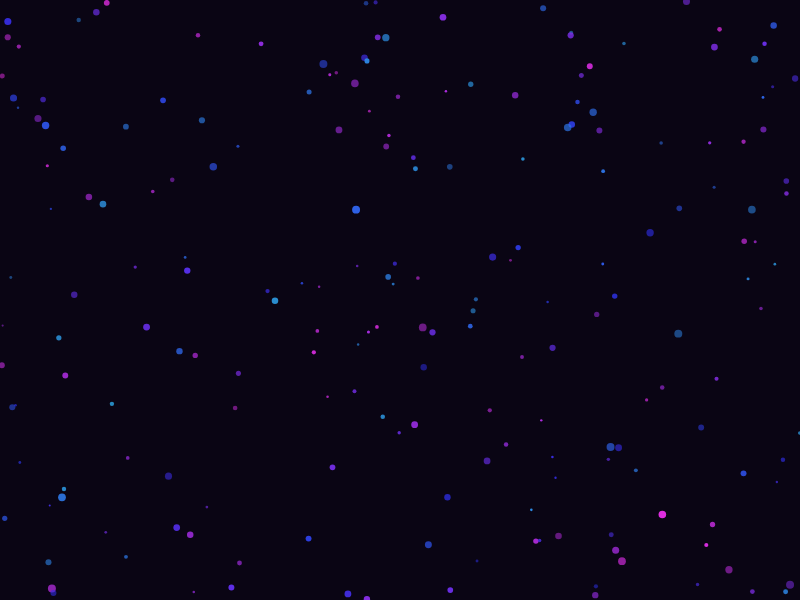
Frame 1 (no input)
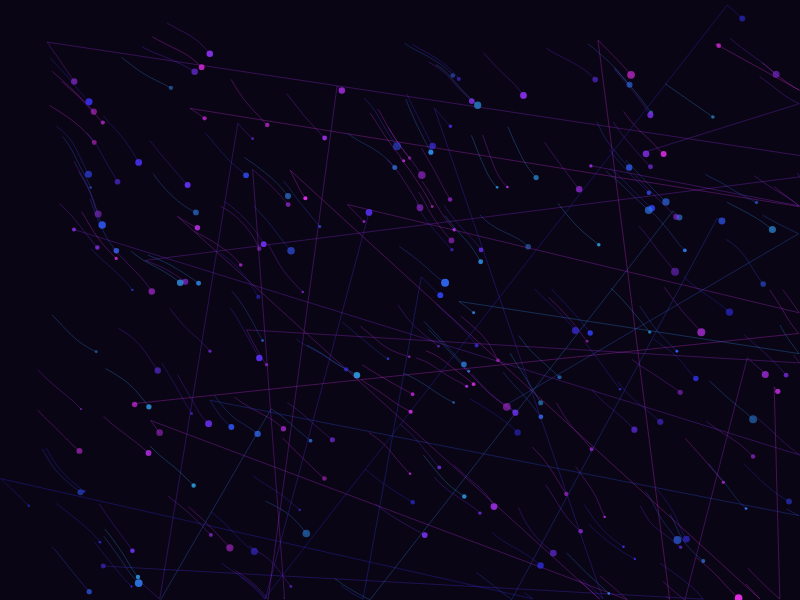
Frame 60 (no input)
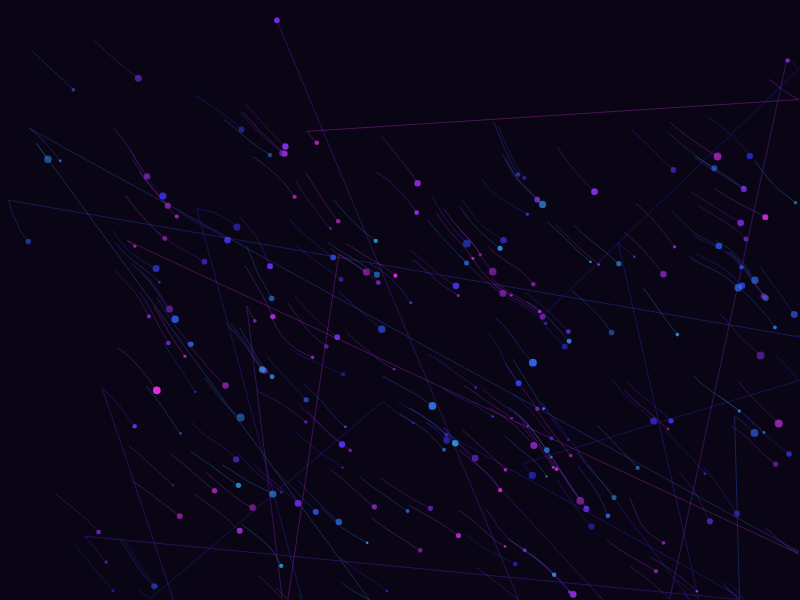
Frame 120 (the mouse pressed at the canvas centre since frame 60)

The p5.js sketch that drew these frames (run headless with seeded random() and noise() and a simulated clock; from frame 60 on, the mouse is pressed at the canvas centre):

// p5.js sketch
// ── sketch.js
let particles = [];
let trails = [];
let flowField;
let noiseScale = 0.02;
let noiseStrength = 0.5;
let backgroundColor;

function setup() {
  createCanvas(800, 600);
  backgroundColor = color(10, 5, 20);
  colorMode(HSB, 360, 100, 100, 1);
  
  // Initialize particles
  for (let i = 0; i < 200; i++) {
    particles.push({
      pos: createVector(random(width), random(height)),
      vel: createVector(0, 0),
      size: random(2, 8),
      hue: random(200, 300),
      alpha: random(0.5, 1),
      trail: []
    });
  }
  
  // Initialize flow field
  flowField = new Array(width * height).fill(0);
}

function draw() {
  background(backgroundColor);
  
  // Update and display particles
  for (let i = 0; i < particles.length; i++) {
    let p = particles[i];
    
    // Noise-based movement
    let nx = noise(p.pos.x * noiseScale, p.pos.y * noiseScale) * noiseStrength;
    let ny = noise(p.pos.x * noiseScale + 1000, p.pos.y * noiseScale + 1000) * noiseStrength;
    
    p.vel.x += nx;
    p.vel.y += ny;
    
    // Limit velocity
    p.vel.limit(2);
    
    // Update position
    p.pos.add(p.vel);
    
    // Boundary check
    if (p.pos.x < 0 || p.pos.x > width || p.pos.y < 0 || p.pos.y > height) {
      p.pos = createVector(random(width), random(height));
      p.vel.mult(0);
    }
    
    // Add to trail
    p.trail.push(createVector(p.pos.x, p.pos.y));
    if (p.trail.length > 30) {
      p.trail.shift();
    }
    
    // Draw trail
    noFill();
    stroke(p.hue, 80, 90, 0.3);
    strokeWeight(1);
    beginShape();
    for (let v of p.trail) {
      vertex(v.x, v.y);
    }
    endShape();
    
    // Draw particle
    fill(p.hue, 80, 90, p.alpha);
    noStroke();
    ellipse(p.pos.x, p.pos.y, p.size, p.size);
  }
  
  // Occasionally create a flare
  if (frameCount % 100 === 0) {
    let x = random(width);
    let y = random(height);
    let size = random(20, 50);
    let hue = random(200, 300);
    
    fill(hue, 80, 90, 0.7);
    noStroke();
    ellipse(x, y, size, size);
    
    // Add glow effect
    drawingContext.shadowBlur = 20;
    drawingContext.shadowColor = color(hue, 80, 90);
    ellipse(x, y, size, size);
    drawingContext.shadowBlur = 0;
  }
}
